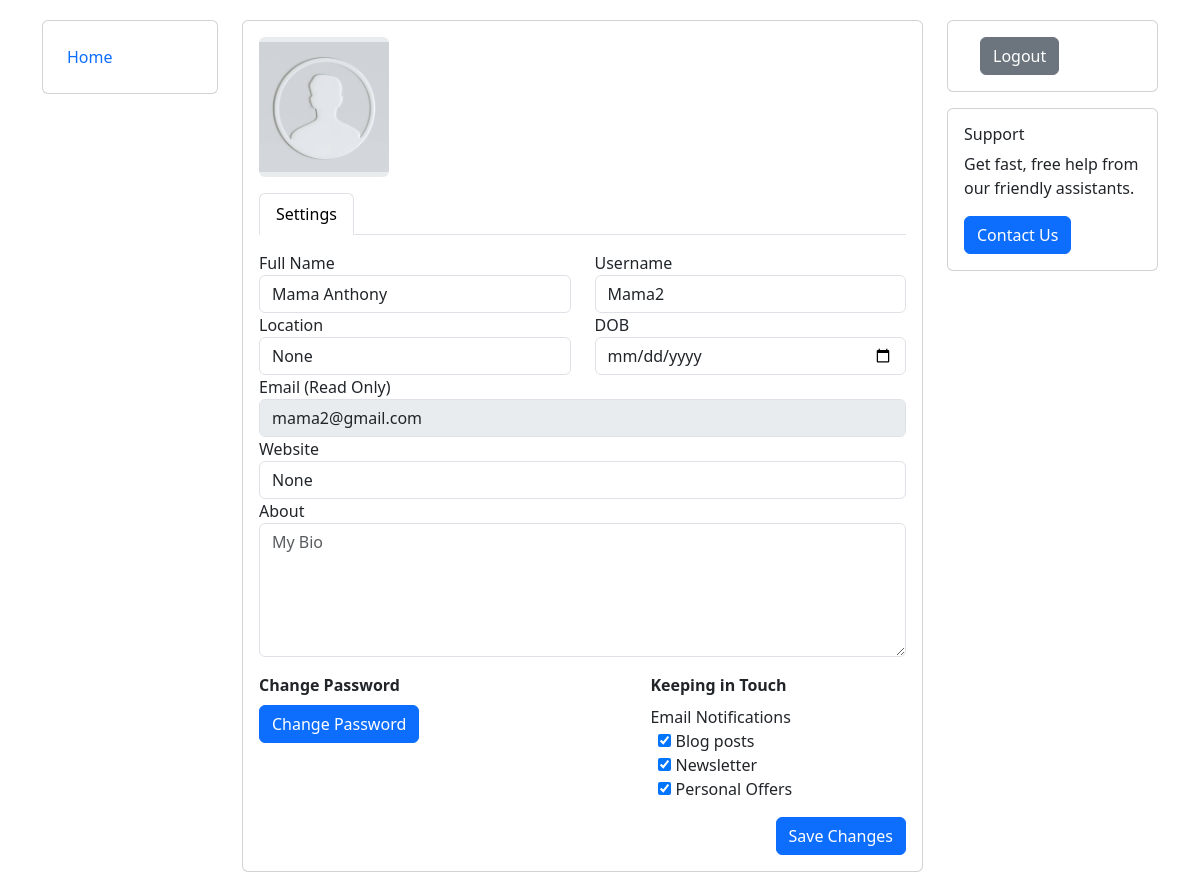
Before: /edit_profile/ (signed in) with the older database file.
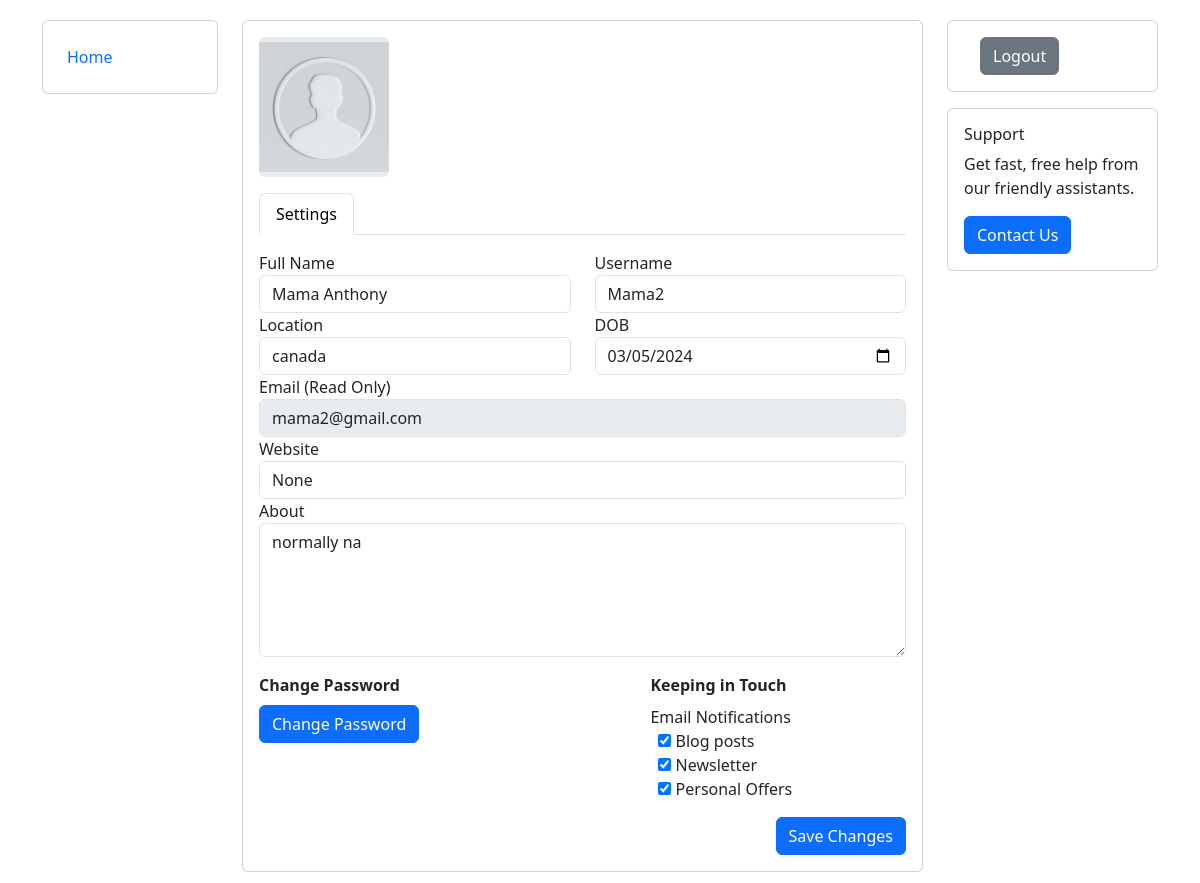
After: the same page with the newer database file.
### blog/models.py (models this page shows, shortened)
class Profile(models.Model):
    user = models.OneToOneField(User, on_delete=models.CASCADE)
    bio = models.TextField(null=True, blank=True)
    dob = models.DateField(null=True, blank=True)
    profile_img =  models.ImageField( upload_to='profile_images', default='default.jpg')
    location = models.CharField(null=True, blank=True, max_length=100)
    website = models.CharField(null=True, blank=True,max_length=100)
    about = models.TextField(null=True, blank=True)
    followers = models.ManyToManyField('self', symmetrical=False, related_name='following')
    userfol = models.ManyToManyField('self', symmetrical=False, related_name='userfollowing')

### blog/views.py (the view, shortened to what this page needs)
# urls.py: path("edit_profile/", views.edit_profile , name="edit_profile-page"),
@login_required(login_url="signin-page")
def edit_profile(request):
    user_object = User.objects.get(username=request.user)
    currently_user = Profile.objects.get(user=user_object)
    context = {"currently_user": currently_user}
    return render(request, "edit_profile.html", context)

### templates/edit_profile.html (shortened to what the changed rows need)
{% load static %}
<!DOCTYPE html>
<html lang="en">
  <head>
    <link
      href="https://cdn.jsdelivr.net/npm/bootstrap@5.3.2/dist/css/bootstrap.min.css"
      rel="stylesheet"
    />
    <link rel="stylesheet" href="{% static 'css/editprofile.css' %}" />
  </head>
  <body>
    <div class="container">
      <div class="row flex-lg-nowrap">
        <div class="col">
          <div class="row">
            <div class="col mb-3">
              <div class="card">
                <div class="card-body">
                  <div class="e-profile">
                    <div class="row">
                      <div class="col-12 col-sm-auto mb-3">
                        <div class="mx-auto" style="width: 140px">
                          <div
                            class="d-flex justify-content-center align-items-center rounded"
                            style="
                              height: 140px;
                              overflow: hidden;
                              width: 130px;
                              background-color: rgb(233, 236, 239);
                            "
                          >
                            <span
                              style="
                                color: rgb(166, 168, 170);
                                font: bold 8pt Arial;
                                overflow: hidden;
                              "
                            >
                              <img
                                style="
                                  width: 100%;
                                  object-fit: cover;
                                  object-position: center;
                                "
                                src="{{ currently_user.profile_img.url }}"
                                alt="unavailable"
                              />
                            </span>
                          </div>
                        </div>
                      </div>
                    </div>
                    <div class="tab-content pt-3">
                      <div class="tab-pane active">
                        <form action="" method="post" class="form" novalidate>
                          <div class="row">
                            <div class="col">
                              <div class="row">
                                <div class="col">
                                  <div class="form-group">
                                    <label>Full Name</label>
                                    <input
                                      class="form-control"
                                      type="text"
                                      name="name"
                                      placeholder="John Smith"
                                      value="{{currently_user.user.first_name}}"
                                    />
                                  </div>
                                </div>
                                <div class="col">
                                  <div class="form-group">
                                    <label>Username</label>
                                    <input
                                      class="form-control"
                                      type="text"
                                      name="username"
                                      placeholder="Username"
                                      value="{{currently_user.user.username}}"
                                    />
                                  </div>
                                </div>
                              </div>
                              <div class="row">
                                <div class="col">
                                  <div class="form-group">
                                    <label>Location</label>
                                    <input
                                      class="form-control"
                                      type="text"
                                      name="location"
                                      placeholder="State, Country"
                                      value="{{ currently_user.location }}"
                                    />
                                  </div>
                                </div>
                                <div class="col">
                                  <div class="form-group">
                                    <label>DOB</label>
                                    <input
                                      class="form-control"
                                      type="date"
                                      value="{{ currently_user.dob|date:'Y-m-d' }}"
                                      name="dob"
                                    />
                                  </div>
                                </div>
                              </div>
                              <div class="row">
                                <div class="col">
                                  <div class="form-group">
                                    <label>Email (Read Only)</label>
                                    <input
                                      class="form-control"
                                      type="text"
                                      disabled
                                      value="{{currently_user.user.email}}"
                                      placeholder="user@example.com"
                                      name="email"
                                    />
                                  </div>
                                </div>
                              </div>
                              <div class="row">
                                <div class="col">
                                  <div class="form-group">
                                    <label>Website</label>
                                    <input
                                      class="form-control"
                                      type="text"
                                      value="{{currently_user.website}}"
                                      placeholder="www.xyx.com"
                                      name="Website"
                                    />
                                  </div>
                                </div>
                              </div>
                              <div class="row">
                                <div class="col mb-3">
                                  <div class="form-group">
                                    <label>About</label>
                                    <textarea
                                      class="form-control"
                                      rows="5"
                                      name="bio"
                                      placeholder="My Bio"
                                    >
{{currently_user.bio}}</textarea
                                    >
                                  </div>
                                </div>
                              </div>
                            </div>
                          </div>
                        </form>
                      </div>
                    </div>
                  </div>
                </div>
              </div>
            </div>
          </div>
        </div>
      </div>
    </div>
  </body>
</html>

Changed rows visible on the page:
changed Profile "None": location "None" → "canada"; dob (not shown) → "03/05/2024"; bio (not shown) → "normally na"
